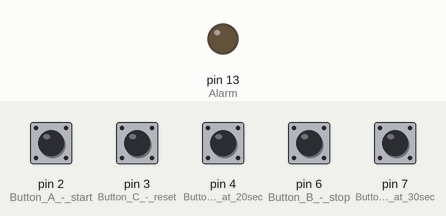
Bench run of a sketch on a simulated Arduino Uno, built with avr-gcc and run on an emulated ATmega328P. Shown: output pins drawn as LEDs (lit = HIGH). Inputs (shaded band) come from the test bench; at power-on: pin 2 (Button_A_-_start), pin 3 (Button_C_-_reset), pin 4 (Button_D_-_set_at_20sec), pin 6 (Button_B_-_stop), pin 7 (Button_E_-_set_at_30sec) HIGH. What the sketch prints to the serial monitor is not drawn.

Above: at 1.2 s.
1.3 s: pin 2 (Button_A_-_start) pulled LOW for 0.25 s
4.3 s: pin 4 (Button_D_-_set_at_20sec) pulled LOW for 0.25 s
6.3 s: pin 2 (Button_A_-_start) pulled LOW for 1 s
At 28.2 s:
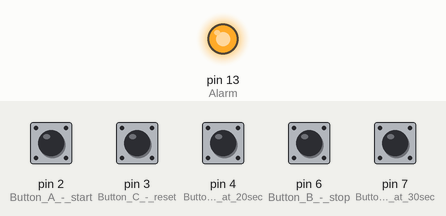
Timing chart, 0 to 28.9 s (numbered marks = the images above; inputs shaded):
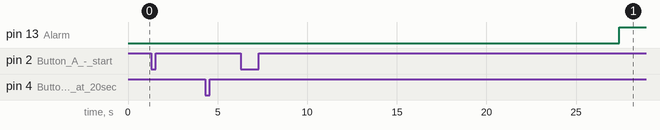

Measured:
- after the input at 1.3 s, every drawn part: stays the same
- after the input at 4.3 s, every drawn part: stays the same
- after the input at 6.3 s, pin 13 (Alarm): LOW → HIGH after 21.1 s

The sketch:

countdown_timer_rs485_master.ino
```cpp
unsigned long previousMillis = 0;        // will store last time counter was updated

const long interval = 1000;           // interval at which to update display and decrement counter (milliseconds)

int reset = 0;
int start = 0;

int counter = 30;
int set_counter = 30; // initial counter value

//function header
void Num_Write(int);

// the setup function runs once when you press reset or power the board
void setup() {

  pinMode(2, INPUT_PULLUP); //Button A - start
  pinMode(6, INPUT_PULLUP); //Button B - stop
  pinMode(3, INPUT_PULLUP); //Button C - reset
  pinMode(4, INPUT_PULLUP); //Button D - set at 20sec
  pinMode(7, INPUT_PULLUP); //Button E - set at 30sec
  pinMode(13, OUTPUT); //Alarm

  digitalWrite(13, LOW);

  Serial.begin(9600);

}

// the loop function runs over and over again forever
void loop() {
  //counter loop

  unsigned long currentMillis = millis();

  if (currentMillis - previousMillis >= interval) {
    // save the last time the counter is updated
    previousMillis = currentMillis;
    if ((counter > 0) && (start == 1)) {
      counter = counter - 1;
      //Num_Write(counter);
    }
  }

  if (counter == 0){
    digitalWrite(13, HIGH);
  } else {
    digitalWrite(13, LOW);
  }


  if (digitalRead(7) == LOW) {
    set_counter = 30;
    counter = set_counter;
    start = 0;
  }

  if (digitalRead(4) == LOW) {
    set_counter = 20;
    counter = set_counter;
    start = 0;
  }

  if (digitalRead(2) == LOW) {
    start = 1;
  }

  if (digitalRead(6) == LOW) {
    start = 0;
  }

  if (digitalRead(3) == LOW) {
    counter = set_counter;
    start = 0;
  }

  Num_Write(counter);

}


// this functions writes values to the sev seg pins
void Num_Write(int number)
{
  Serial.write(number);
  delay(200);
}
```
